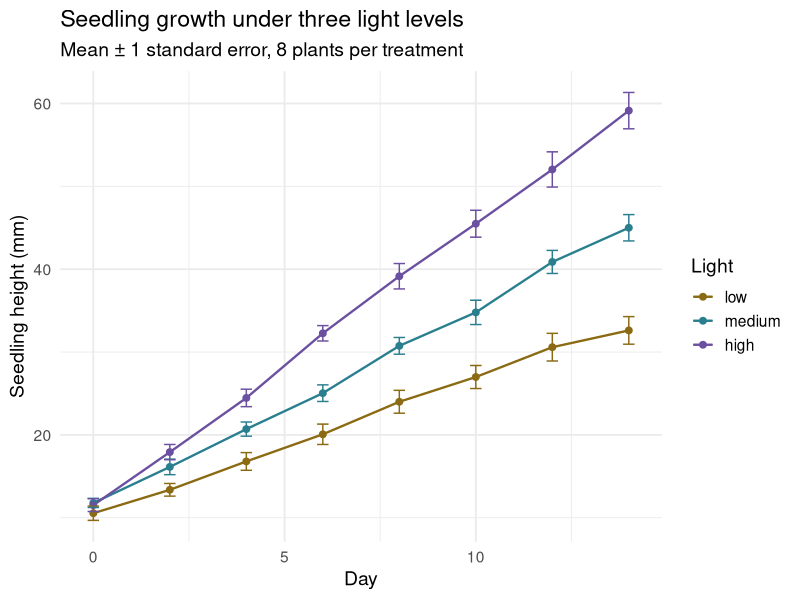

Source code (R):
# plot_growth.R -- the script the agent wrote in the annotated session
# (exercise "Watch an agent work"). Reads seedlings.csv, plots mean height per
# light treatment over time with +/- 1 standard error, saves growth_plot.png.
library(ggplot2)

d <- read.csv("seedlings.csv")

# Treatment labels were typed inconsistently ("High" and "high"): make them
# lower case so they form one group.
d$treatment <- tolower(trimws(d$treatment))
d$treatment <- factor(d$treatment, levels = c("low", "medium", "high"))

# One measurement is missing; leave it out of the means.
n_missing <- sum(is.na(d$height_mm))
d <- d[!is.na(d$height_mm), ]
message("Rows with missing height removed: ", n_missing)

summ <- aggregate(height_mm ~ treatment + day, data = d,
                  FUN = function(x) c(mean = mean(x), se = sd(x) / sqrt(length(x)), n = length(x)))
summ <- do.call(data.frame, summ)
names(summ) <- c("treatment", "day", "mean", "se", "n")
message("Plants per treatment: ",
        paste(names(table(unique(d[, c("plant_id", "treatment")])$treatment)),
              table(unique(d[, c("plant_id", "treatment")])$treatment), collapse = ", "))

p <- ggplot(summ, aes(day, mean, colour = treatment)) +
  geom_line(linewidth = 0.8) +
  geom_point(size = 2) +
  geom_errorbar(aes(ymin = mean - se, ymax = mean + se), width = 0.3) +
  scale_colour_manual(values = c(low = "#8a6a12", medium = "#2a7f8f", high = "#6b4fa0")) +
  labs(x = "Day", y = "Seedling height (mm)", colour = "Light",
       title = "Seedling growth under three light levels",
       subtitle = "Mean ± 1 standard error, 8 plants per treatment") +
  theme_minimal(base_size = 14)

ggsave("growth_plot.png", p, width = 7, height = 4.5, dpi = 150)
